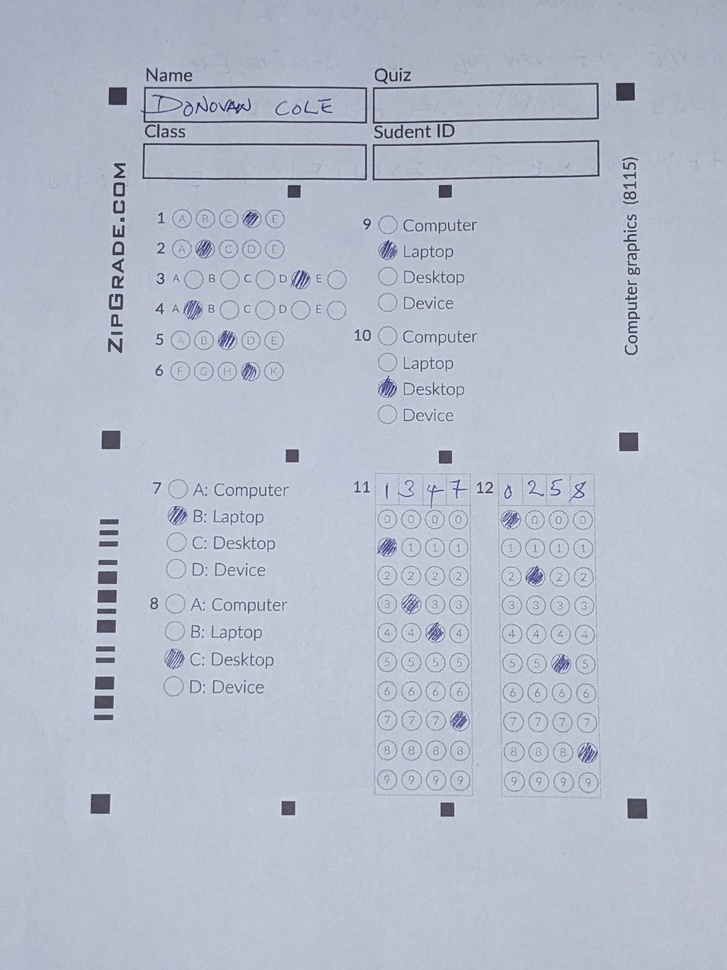
#> input picture uploads/20240331171410.jpeg, 727 x 970 px, shrunk from 1920 x 2560 before the run
$ python -i read_answer_sheet.py   (imports and definitions only)
#> lines starting #> are read from the running program, lines starting #| are printed output that depends on the picture; after the words box and inside, x2 and y2 are one past the last pixel; in counts of white or black regions, pixels touching at a corner belong together
#> further down, picture is the input picture: shape (970, 727, 3); mean B, G, R 203.8, 188.4, 181.5
import cv2
import numpy as np
import subprocess
import pytesseract as pyt
import os
from django.conf import settings

class TableExtractor:
    def __init__(self, image_path):
        self.image_path = image_path

    # [25 lines left out: function execute, not called in this run]

    def read_image(self):
        self.image = cv2.imread(self.image_path)

    def convert_image_to_grayscale(self):
        self.grayscale_image = cv2.cvtColor(self.image, cv2.COLOR_BGR2GRAY)

    def blur_image(self):
        self.blurred_image = cv2.blur(self.grayscale_image, (5, 5))

    def threshold_image(self):
        self.thresholded_image = cv2.threshold(self.grayscale_image, 0, 255, cv2.THRESH_BINARY + cv2.THRESH_OTSU)[1]

    def invert_image(self):
        self.inverted_image = cv2.bitwise_not(self.thresholded_image)

    def dilate_image(self):
        self.dilated_image = cv2.dilate(self.inverted_image, None, iterations=5)

    # [55 lines left out: functions find_contours, filter_contours_and_leave_only_rectangles, find_largest_contour_by_area, order_points_in_the_contour_with_max_area, calculate_new_width_and_height_of_image, apply_perspective_transform and 1 more, not called in this run]

    def draw_contours(self):
        self.image_with_contours = self.image.copy()
        cv2.drawContours(self.image_with_contours,  [ self.contour_with_max_area ], -1, (0, 255, 0), 1)

    def calculateDistanceBetween2Points(self, p1, p2):
        dis = ((p2[0] - p1[0]) ** 2 + (p2[1] - p1[1]) ** 2) ** 0.5
        return dis

    # [14 lines left out: function order_points, not called in this run]

    def store_process_image(self, file_name, image):
        path = os.path.join(settings.MEDIA_ROOT, r"process_images\table_extractor", file_name)
        cv2.imwrite(path, image)


class TableLinesRemover:
    def __init__(self, image):
        self.image = image

    def execute(self):
        self.grayscale_image()
        self.store_process_image("0_grayscaled.jpg", self.grey)
        self.threshold_image()
        self.store_process_image("1_thresholded.jpg", self.thresholded_image)
        self.invert_image()
        self.store_process_image("2_inverted.jpg", self.inverted_image)
        self.erode_vertical_lines()
        self.store_process_image("3_erode_vertical_lines.jpg", self.vertical_lines_eroded_image)
        self.erode_horizontal_lines()
        self.store_process_image("4_erode_horizontal_lines.jpg", self.horizontal_lines_eroded_image)
        self.combine_eroded_images()
        self.store_process_image("5_combined_eroded_images.jpg", self.combined_image)
        self.dilate_combined_image_to_make_lines_thicker()
        self.store_process_image("6_dilated_combined_image.jpg", self.combined_image_dilated)
        self.subtract_combined_and_dilated_image_from_original_image()
        self.store_process_image("7_image_without_lines.jpg", self.image_without_lines)
        self.remove_noise_with_erode_and_dilate()
        self.store_process_image("8_image_without_lines_noise_removed.jpg", self.image_without_lines_noise_removed)
        return self.image_without_lines_noise_removed

    def grayscale_image(self):
        self.grey = cv2.cvtColor(self.image, cv2.COLOR_BGR2GRAY)
#> (the call stopped at in store_process_image, `path = os.path.join(settings.MEDIA_ROOT, r"process_images\table_lines_..`: django is not available in this run)

    def threshold_image(self):
        self.thresholded_image = cv2.threshold(self.grey, 127, 255, cv2.THRESH_BINARY)[1]
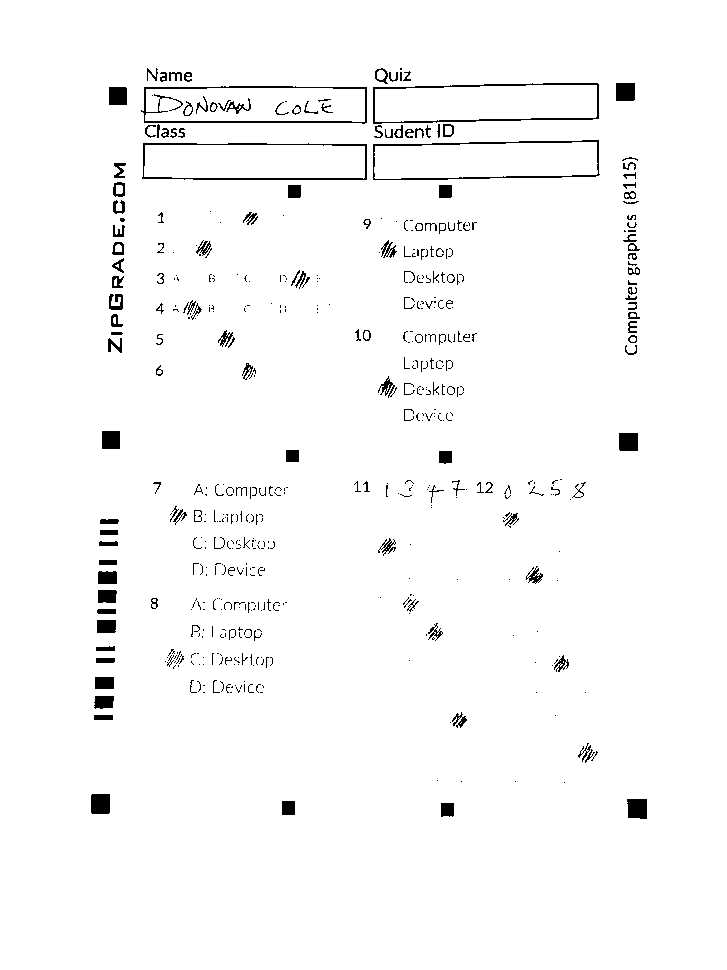
#> self.thresholded_image: shape (970, 727); 97.6% white; 521 black regions (354 under 20 px), largest, box (x1, y1, x2, y2) and area: (141, 86, 367, 124) 1056, (373, 83, 599, 124) 956, (373, 140, 600, 180) 913
#> (the call stopped at in store_process_image, `path = os.path.join(settings.MEDIA_ROOT, r"process_images\table_lines_..`: django is not available in this run)

    def invert_image(self):
        self.inverted_image = cv2.bitwise_not(self.thresholded_image)
#> (the call stopped at in store_process_image, `path = os.path.join(settings.MEDIA_ROOT, r"process_images\table_lines_..`: django is not available in this run)

    def erode_vertical_lines(self):
        hor = np.array([[1,1,1,1,1,1]])
        self.vertical_lines_eroded_image = cv2.erode(self.inverted_image, hor, iterations=10)
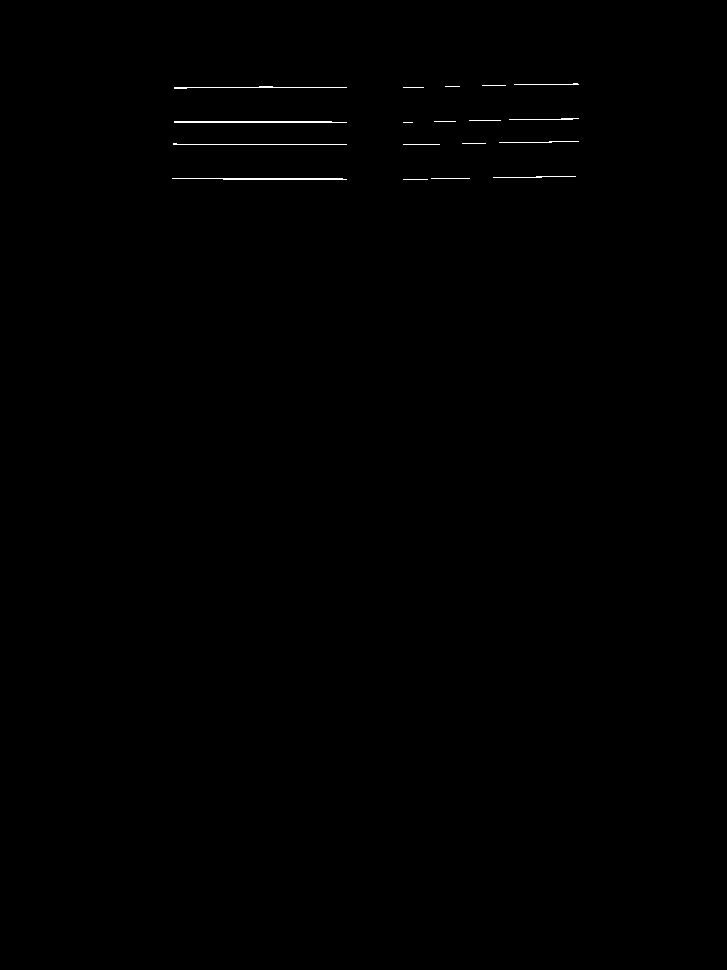
#> self.vertical_lines_eroded_image: shape (970, 727); 0.22% white in thin lines or dots, all inside (x1, y1, x2, y2) = (172, 83, 579, 180)
        self.vertical_lines_eroded_image = cv2.dilate(self.vertical_lines_eroded_image, hor, iterations=10)
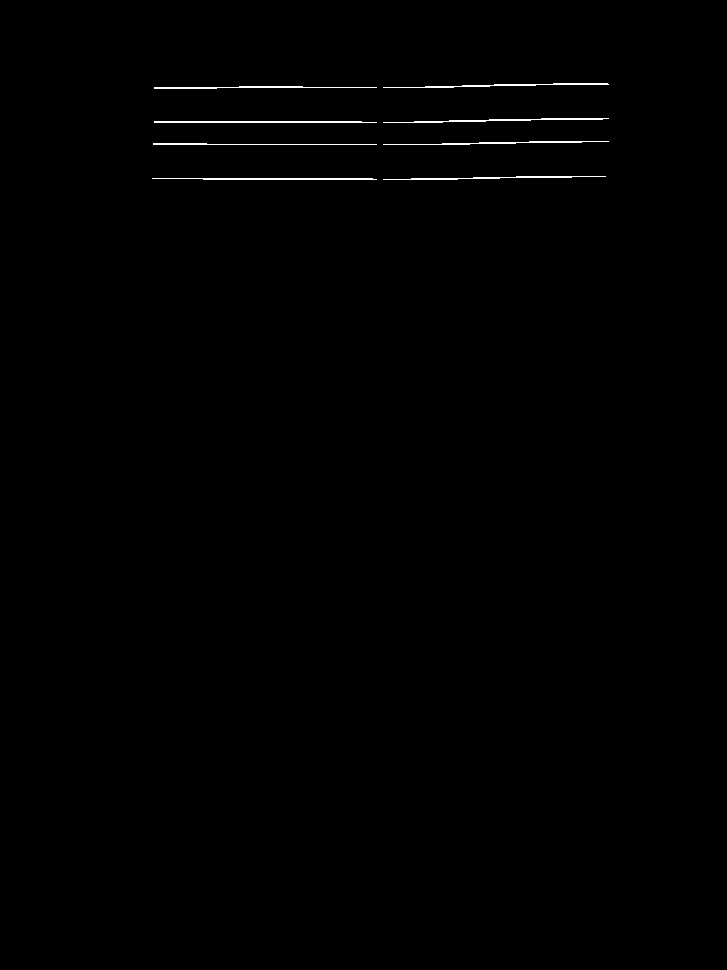
#> self.vertical_lines_eroded_image: shape (970, 727); 0.42% white in thin lines or dots, all inside (x1, y1, x2, y2) = (152, 83, 609, 180)
#> (the call stopped at in store_process_image, `path = os.path.join(settings.MEDIA_ROOT, r"process_images\table_lines_..`: django is not available in this run)

    def erode_horizontal_lines(self):
        ver = np.array([[1],
               [1],
               [1],
               [1],
               [1],
               [1],
               [1]])
        self.horizontal_lines_eroded_image = cv2.erode(self.inverted_image, ver, iterations=10)
#> self.horizontal_lines_eroded_image: shape (970, 727); every value is 0
#> (the call stopped at in store_process_image, `path = os.path.join(settings.MEDIA_ROOT, r"process_images\table_lines_..`: django is not available in this run)
#> (the call stopped at in store_process_image, `path = os.path.join(settings.MEDIA_ROOT, r"process_images\table_lines_..`: django is not available in this run)
        self.horizontal_lines_eroded_image = cv2.dilate(self.horizontal_lines_eroded_image, ver, iterations=10)

    def combine_eroded_images(self):
        self.combined_image = cv2.add(self.vertical_lines_eroded_image, self.horizontal_lines_eroded_image)

    def dilate_combined_image_to_make_lines_thicker(self):
        kernel = cv2.getStructuringElement(cv2.MORPH_RECT, (2, 2))
        self.combined_image_dilated = cv2.dilate(self.combined_image, kernel, iterations=5)
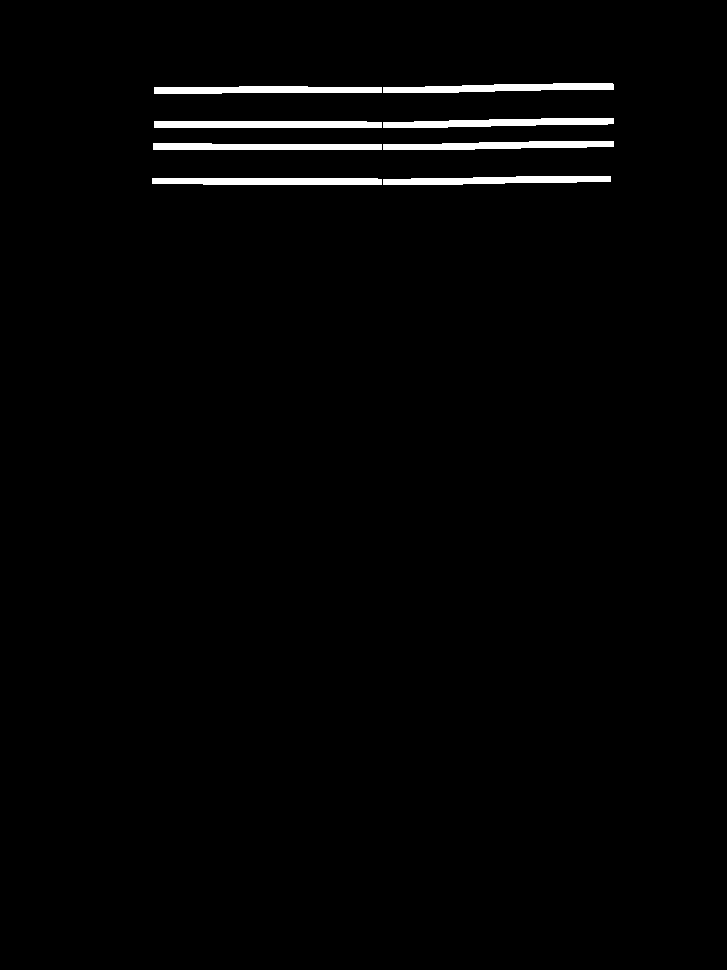
#> self.combined_image_dilated: shape (970, 727); 1.7% white; 8 white regions, largest, box (x1, y1, x2, y2) and area: (154, 121, 382, 128) 1581, (383, 118, 614, 128) 1576, (383, 83, 614, 93) 1560

    def subtract_combined_and_dilated_image_from_original_image(self):
        self.image_without_lines = cv2.subtract(self.inverted_image, self.combined_image_dilated)

    # [4 lines left out: function remove_noise_with_erode_and_dilate, not called in this run]

    def store_process_image(self, file_name, image):
        path = os.path.join(settings.MEDIA_ROOT, r"process_images\table_lines_remover", file_name)
        cv2.imwrite(path, image)


class OcrToTableTool:
    # [19 lines left out: functions __init__, execute, not called in this run]

    def threshold_image(self):
        return cv2.threshold(self.grey_image, 0, 255, cv2.THRESH_BINARY + cv2.THRESH_OTSU)[1]

    def convert_image_to_grayscale(self):
        return cv2.cvtColor(self.image, self.dilated_image)

    # [20 lines left out: functions dilate_image, find_contours, approximate_contours, not called in this run]

    def draw_contours(self):
        self.image_with_contours = self.original_image.copy()
        cv2.drawContours(self.image_with_contours, self.approximated_contours, -1, (0, 255, 0), 5)

    # [14 lines left out: functions convert_contours_to_bounding_boxes, get_mean_height_of_bounding_boxes, not called in this run]

    def sort_bounding_boxes_by_y_coordinate(self):
        self.bounding_boxes = sorted(self.bounding_boxes, key=lambda x: x[1])

    # [14 lines left out: function club_all_bounding_boxes_by_similar_y_coordinates_into_rows, not called in this run]

    def sort_all_rows_by_x_coordinate(self):
        for row in self.rows:
            row.sort(key=lambda x: x[0])

    # [16 lines of commented-out code are left out]

    # [25 lines left out: functions crop_each_bounding_box_and_ocr, get_result_from_tersseract, generate_csv_file, not called in this run]

    def store_process_image(self, file_name, image):
        path = os.path.join(settings.MEDIA_ROOT, r"process_images\ocr_table_tool", file_name)
        cv2.imwrite(path, image)

>>> import cv2
>>> picture = cv2.imread('../uploads/20240331171410.jpeg')
>>> result = TableLinesRemover(picture).execute()
#> (the call stopped at in store_process_image, `path = os.path.join(settings.MEDIA_ROOT, r"process_images\table_lines_..`: django is not available in this run)
#> (the run stopped early here; a loop or call above may not have finished)
